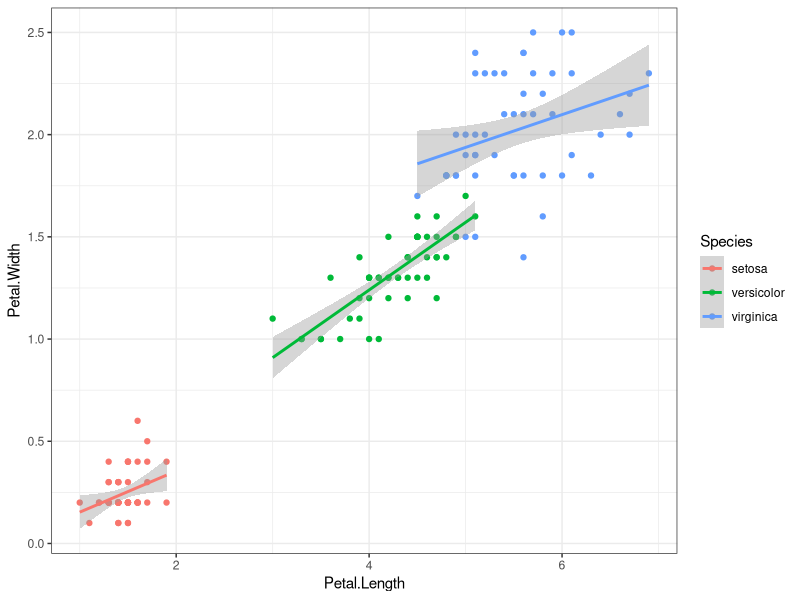
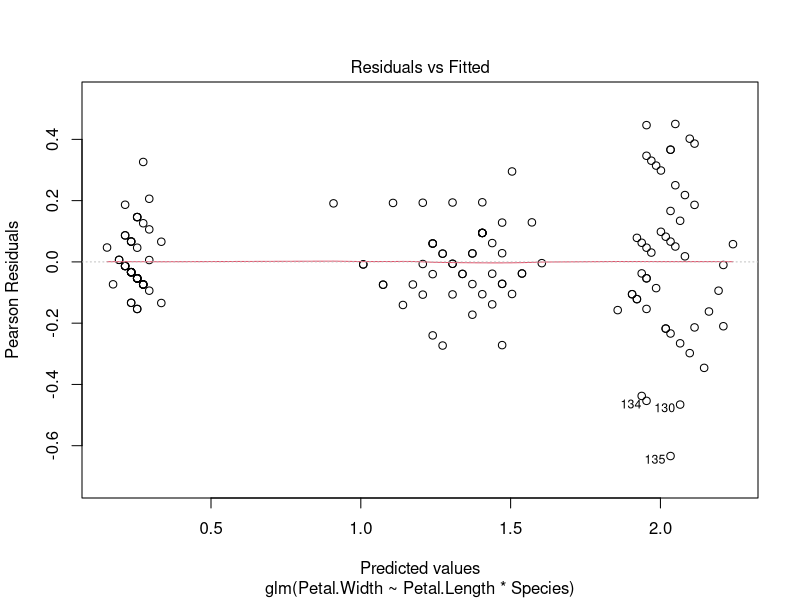
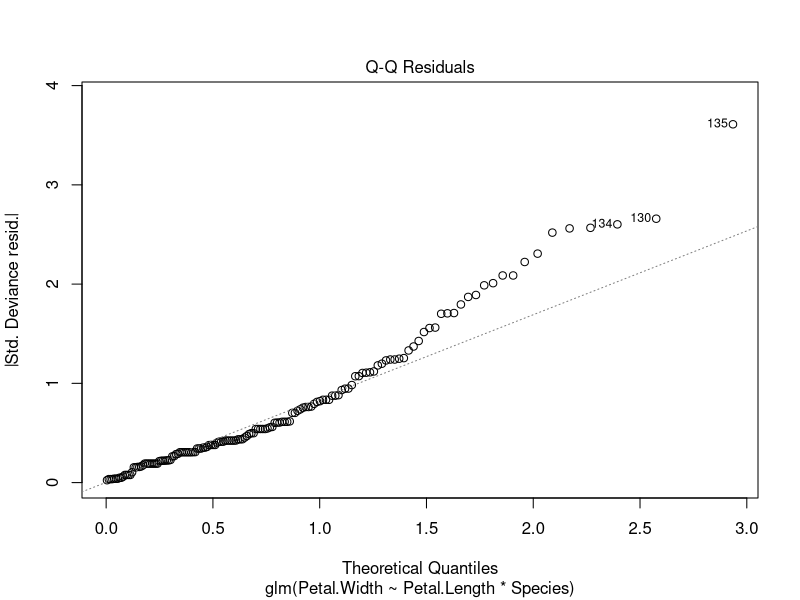
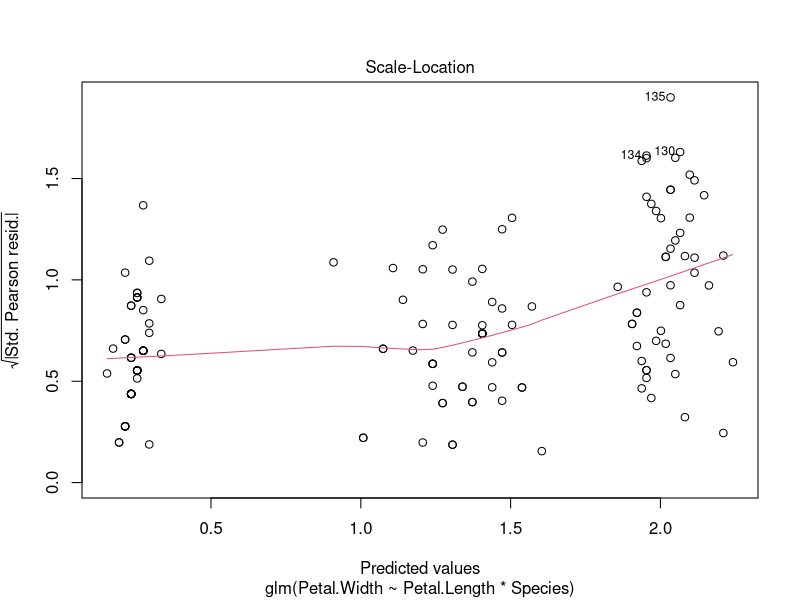
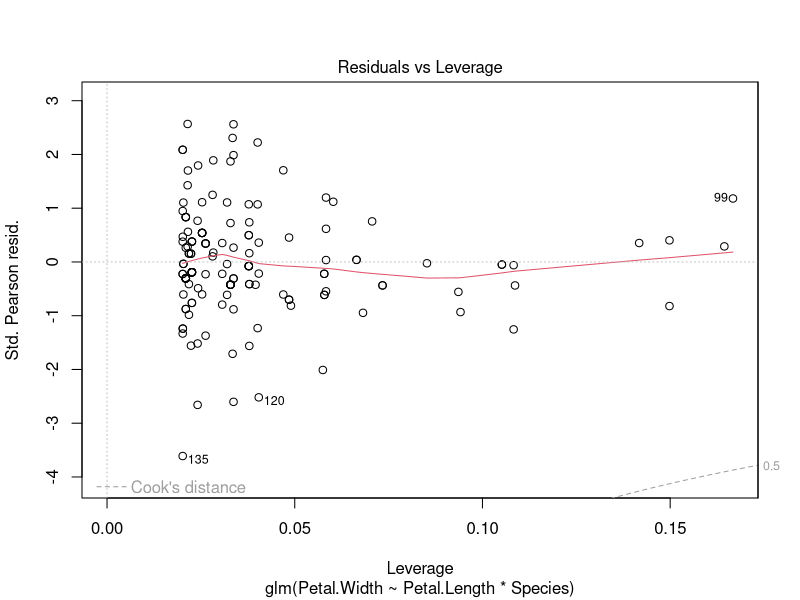
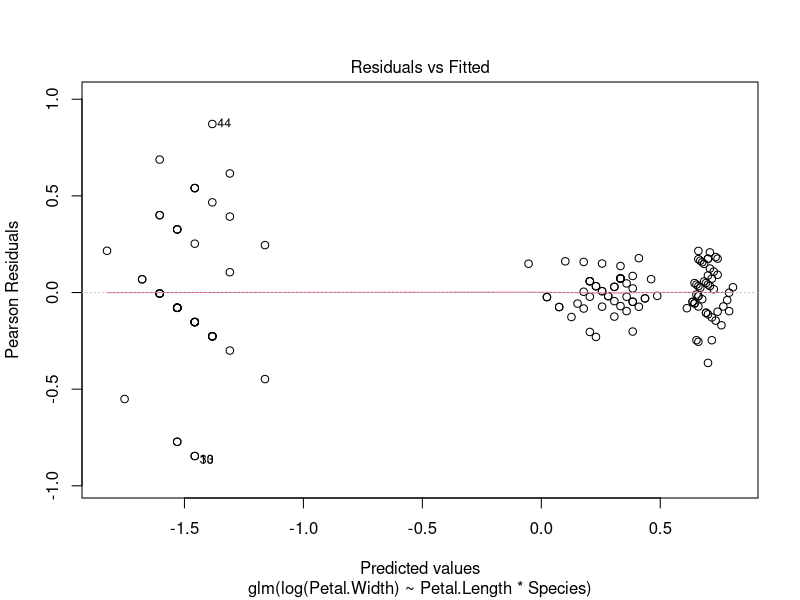
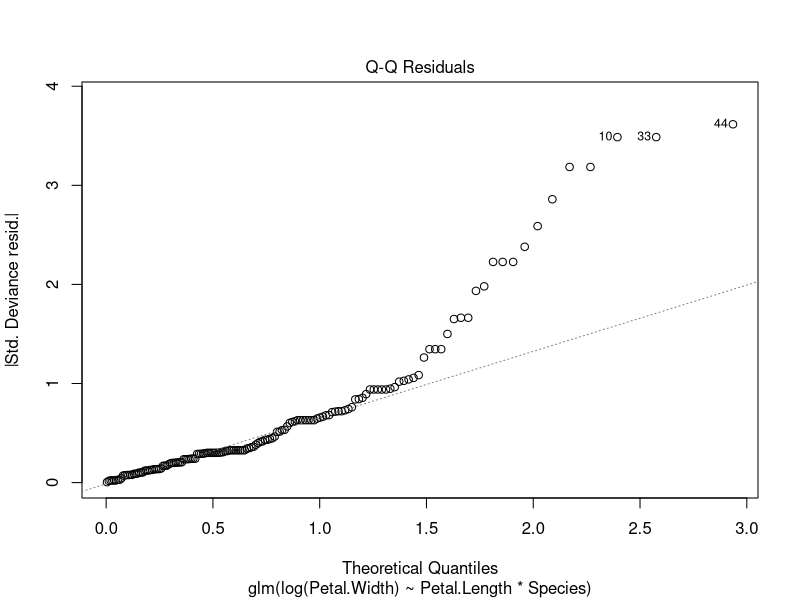
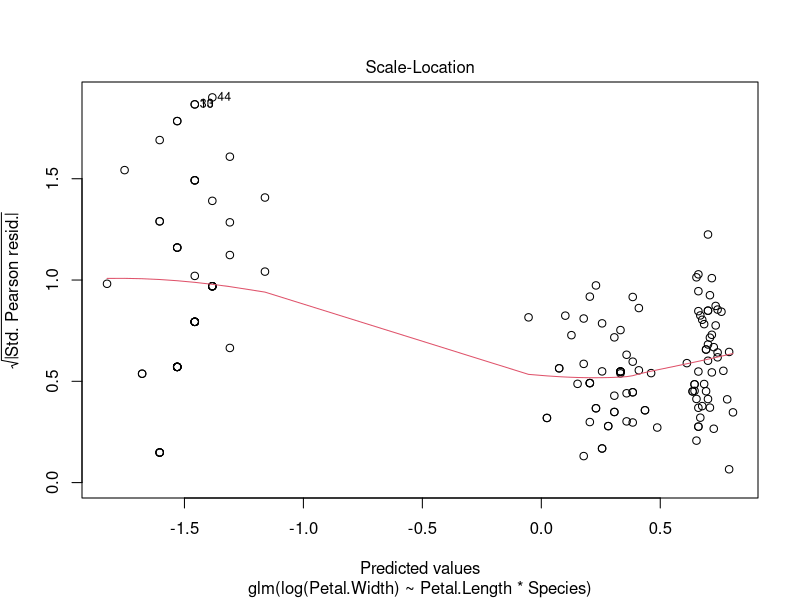

Generate these figures, in order, with R:
library(tidyverse)
library(multcomp)
##View data
data("iris")
iris

#Plot Petal.width split by pethal width so we can visualise if there are effects
##and if this differs amongst the three species
petal_width <- ggplot(data=iris,
                      aes(x= Petal.Length, y=Petal.Width)) +
  geom_point(aes(col=Species)) + 
  theme_bw() 

##Linear regression to visualise effects
##plotting a different LM for species

petal_width + geom_smooth(aes(col=Species), method="lm")


##fit a glm()
mod_pet_width <- glm(Petal.Width ~ Petal.Length*Species,
                ##specify the data
                data = iris,
                ##specify the error structure
                family = "gaussian")
plot(mod_pet_width)
##log10() single mod
mod_log <- glm(log(Petal.Width) ~ Petal.Length*Species,
                     ##specify the data
                     data = iris)
plot(mod_log)

##sqrt() mod
mod_sqrt <- glm(sqrt(Petal.Width) ~ Petal.Length*Species,
               ##specify the data
               data = iris)
plot(mod_sqrt) 
##Residuals vs Fitted 
##graph shows a better distribution than mod log and gaussian log
##graph does not shows a clear trend
##Normal Q-Q: Values are close to the dotted line
##Scale-Location: Better dsitribution than the other models, no heteroskedasticity
##red line is roughly horizontal better line than the other methods.
##Residuals vs Leverage: No points outside the 0.5 lines


##compare the models
AIC_mods <- AIC(mod_pet_width, mod_log, mod_sqrt)

##rank them by AIC using the order() function
AIC_mods[order(AIC_mods$AIC),]
##summary
summary(mod_sqrt)

##whether there is an overall effect of Petal.Length on Petal.Width
##whether there is an overall effect of Species on Petal.Width
##whether there is a difference in the magnitude of the Petal.Length on Petal.Width between different species
##i.e. does the slope of the effect of Petal.Length on Petal.Width change between different species.
